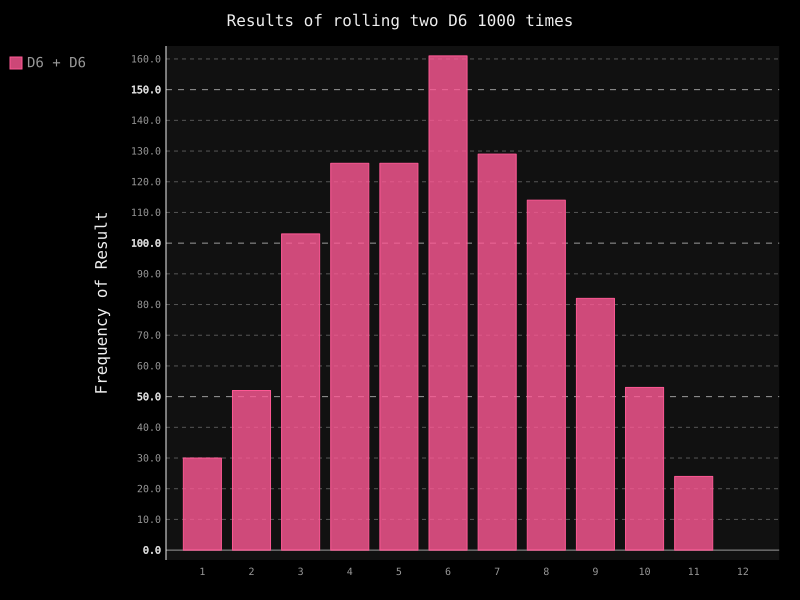

This figure's Python source:
import pygal

from die import Die 

# Create two D6 dice.
die_1 = Die()
die_2 = Die()

# Make some rolls, and store results in a list.
results = []
for roll_num in range(1000):
	result = die_1.roll() + die_2.roll()
	results.append(result)

# Analyze the results
frequencies = []
max_result = die_1.num_sides + die_2.num_sides
for value in range(2, max_result+1):
	frequency = results.count(value)
	frequencies.append(frequency)

# Visualise the results.
hist = pygal.Bar()

hist.title = "Results of rolling two D6 1000 times"
x_labels = []
for x in range(1,13):
	x_labels.append(str(x))
hist.x_labels = x_labels
hist.y_title = "Result"
hist.y_title = 'Frequency of Result'

hist.add('D6 + D6', frequencies)
hist.render_to_file('die_visual.svg') 
